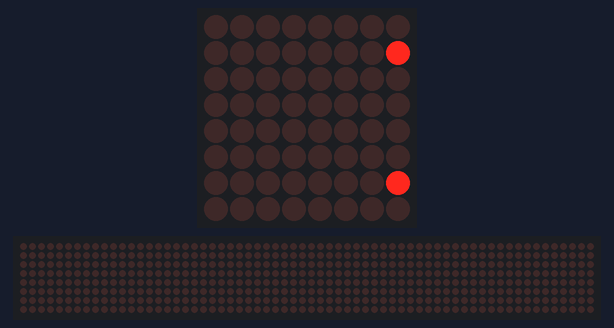
This program was run on a simulated Raspberry Pi (BCM pin numbers). Shown: 8×8 LED matrix, a strip that is not on the board, showing the scrolling text unrolled. The 64×8 strip is a reading aid, not a part: it shows the text the matrix is scrolling, unrolled, one strip-width of it at a time; what the program prints to the terminal is not drawn. At 9.3 s the program stops and its outputs stay as they are.

Above: at 0.15 s.
At 1.25 s:
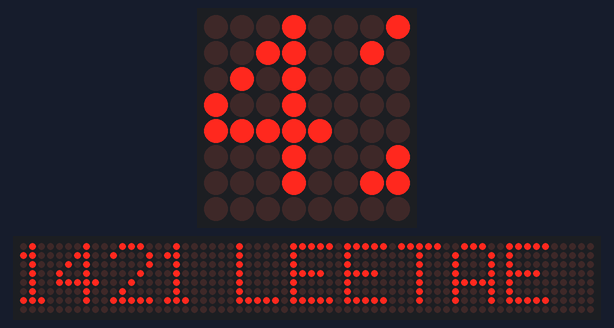
At 2.35 s:
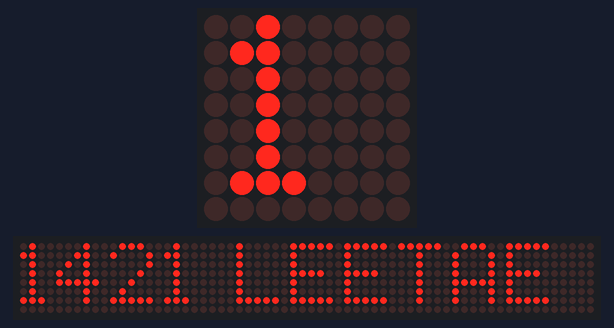
At 4.65 s:
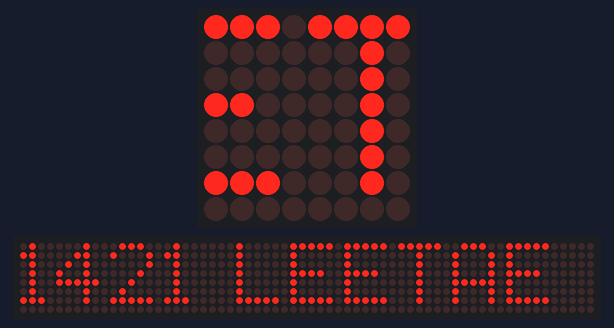
At 6.95 s:
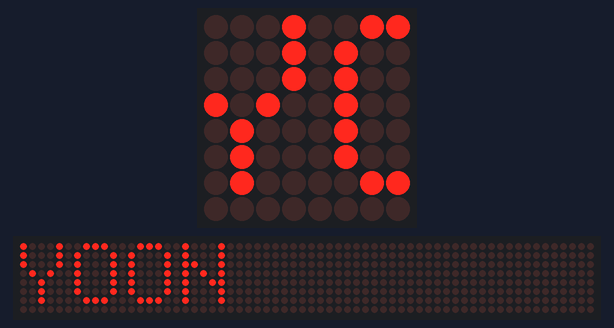
At 9.2 s:
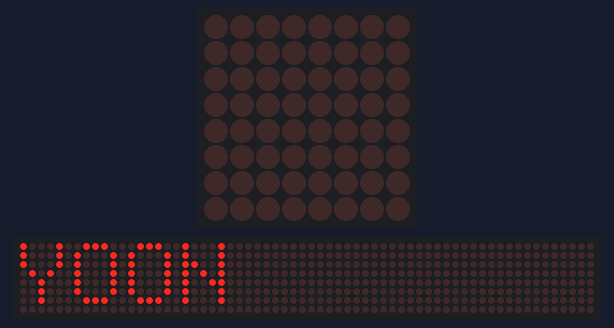

The program:

dot_matrix.py
```python
from luma.led_matrix.device import max7219
from luma.core.interface.serial import spi, noop
from luma.core.render import canvas
from luma.core.virtual import viewport
from luma.core.legacy import text, show_message
from luma.core.legacy.font import proportional, CP437_FONT, TINY_FONT, SINCLAIR_FONT, LCD_FONT

serial = spi(port=0, device=0, gpio=noop())
device = max7219(serial, cascaded= 1, block_orientation=0, rotate=0, blocks_arranged_in_reverse_order=False)

print("Created device")
msg = "1421 LEETAEYOON"
print(msg)
show_message(device, msg, fill="white", font=proportional(LCD_FONT), scroll_delay = 0.1)
```
